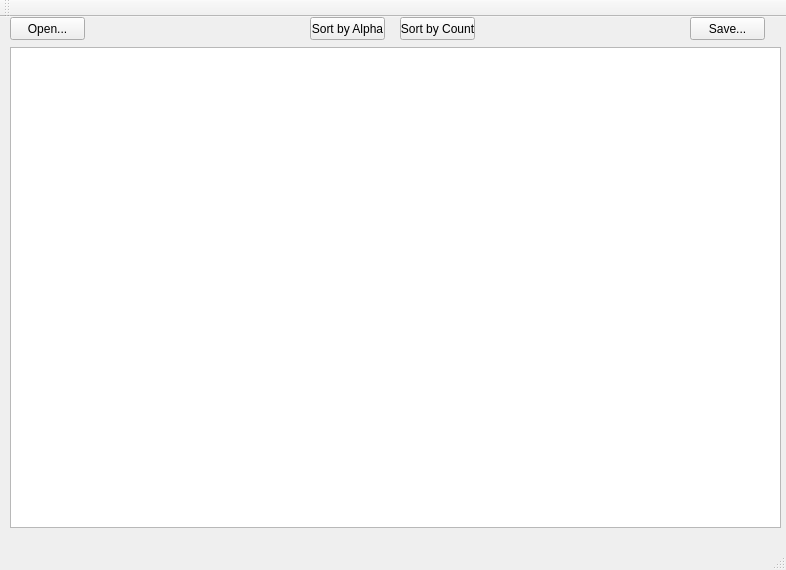
<?xml version="1.0" encoding="UTF-8"?>
<ui version="4.0">
 <class>MainWindow</class>
 <widget class="QMainWindow" name="MainWindow">
  <property name="geometry">
   <rect>
    <x>0</x>
    <y>0</y>
    <width>786</width>
    <height>570</height>
   </rect>
  </property>
  <property name="windowTitle">
   <string>MainWindow</string>
  </property>
  <widget class="QWidget" name="centralWidget">
   <widget class="QTextBrowser" name="textBrowser">
    <property name="geometry">
     <rect>
      <x>10</x>
      <y>30</y>
      <width>771</width>
      <height>481</height>
     </rect>
    </property>
    <property name="sizeAdjustPolicy">
     <enum>QAbstractScrollArea::AdjustToContents</enum>
    </property>
   </widget>
   <widget class="QPushButton" name="Open">
    <property name="geometry">
     <rect>
      <x>10</x>
      <y>0</y>
      <width>75</width>
      <height>23</height>
     </rect>
    </property>
    <property name="text">
     <string>Open...</string>
    </property>
   </widget>
   <widget class="QPushButton" name="Sort_By_Alpha">
    <property name="geometry">
     <rect>
      <x>310</x>
      <y>0</y>
      <width>75</width>
      <height>23</height>
     </rect>
    </property>
    <property name="text">
     <string>Sort by Alpha</string>
    </property>
   </widget>
   <widget class="QPushButton" name="Sort_By_Count">
    <property name="geometry">
     <rect>
      <x>400</x>
      <y>0</y>
      <width>75</width>
      <height>23</height>
     </rect>
    </property>
    <property name="text">
     <string>Sort by Count</string>
    </property>
   </widget>
   <widget class="QPushButton" name="Save">
    <property name="geometry">
     <rect>
      <x>690</x>
      <y>0</y>
      <width>75</width>
      <height>23</height>
     </rect>
    </property>
    <property name="text">
     <string>Save...</string>
    </property>
   </widget>
  </widget>
  <widget class="QMenuBar" name="menuBar">
   <property name="geometry">
    <rect>
     <x>0</x>
     <y>0</y>
     <width>786</width>
     <height>21</height>
    </rect>
   </property>
  </widget>
  <widget class="QToolBar" name="mainToolBar">
   <attribute name="toolBarArea">
    <enum>TopToolBarArea</enum>
   </attribute>
   <attribute name="toolBarBreak">
    <bool>false</bool>
   </attribute>
  </widget>
  <widget class="QStatusBar" name="statusBar"/>
 </widget>
 <layoutdefault spacing="6" margin="11"/>
 <resources/>
 <connections/>
</ui>
